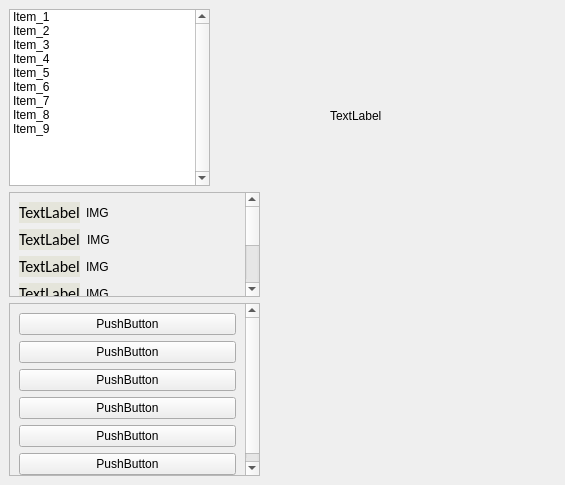
<?xml version="1.0" encoding="UTF-8"?>
<ui version="4.0">
 <class>MainWindow</class>
 <widget class="QMainWindow" name="MainWindow">
  <property name="geometry">
   <rect>
    <x>0</x>
    <y>0</y>
    <width>565</width>
    <height>485</height>
   </rect>
  </property>
  <property name="windowTitle">
   <string>MainWindow</string>
  </property>
  <widget class="QWidget" name="centralwidget">
   <widget class="QListWidget" name="listWidget">
    <property name="geometry">
     <rect>
      <x>9</x>
      <y>9</y>
      <width>201</width>
      <height>177</height>
     </rect>
    </property>
    <property name="frameShape">
     <enum>QFrame::StyledPanel</enum>
    </property>
    <property name="verticalScrollBarPolicy">
     <enum>Qt::ScrollBarAlwaysOn</enum>
    </property>
    <item>
     <property name="text">
      <string>Item_1</string>
     </property>
    </item>
    <item>
     <property name="text">
      <string>Item_2</string>
     </property>
    </item>
    <item>
     <property name="text">
      <string>Item_3</string>
     </property>
    </item>
    <item>
     <property name="text">
      <string>Item_4</string>
     </property>
    </item>
    <item>
     <property name="text">
      <string>Item_5</string>
     </property>
    </item>
    <item>
     <property name="text">
      <string>Item_6</string>
     </property>
    </item>
    <item>
     <property name="text">
      <string>Item_7</string>
     </property>
    </item>
    <item>
     <property name="text">
      <string>Item_8</string>
     </property>
    </item>
    <item>
     <property name="text">
      <string>Item_9</string>
     </property>
    </item>
   </widget>
   <widget class="QScrollArea" name="scrollArea">
    <property name="geometry">
     <rect>
      <x>9</x>
      <y>192</y>
      <width>251</width>
      <height>105</height>
     </rect>
    </property>
    <property name="sizePolicy">
     <sizepolicy hsizetype="Preferred" vsizetype="Preferred">
      <horstretch>0</horstretch>
      <verstretch>0</verstretch>
     </sizepolicy>
    </property>
    <property name="minimumSize">
     <size>
      <width>251</width>
      <height>0</height>
     </size>
    </property>
    <property name="verticalScrollBarPolicy">
     <enum>Qt::ScrollBarAlwaysOn</enum>
    </property>
    <property name="sizeAdjustPolicy">
     <enum>QAbstractScrollArea::AdjustToContentsOnFirstShow</enum>
    </property>
    <property name="widgetResizable">
     <bool>true</bool>
    </property>
    <widget class="QWidget" name="scrollAreaWidgetContents">
     <property name="geometry">
      <rect>
       <x>0</x>
       <y>0</y>
       <width>232</width>
       <height>193</height>
      </rect>
     </property>
     <layout class="QFormLayout" name="formLayout">
      <item row="1" column="0">
       <widget class="QLabel" name="label_13">
        <property name="sizePolicy">
         <sizepolicy hsizetype="Preferred" vsizetype="Preferred">
          <horstretch>0</horstretch>
          <verstretch>0</verstretch>
         </sizepolicy>
        </property>
        <property name="font">
         <font>
          <family>Calibri</family>
          <pointsize>12</pointsize>
         </font>
        </property>
        <property name="styleSheet">
         <string notr="true">background-color: rgb(229, 229, 219);
color: rgb(0, 0, 0);</string>
        </property>
        <property name="text">
         <string>TextLabel</string>
        </property>
       </widget>
      </item>
      <item row="2" column="0">
       <widget class="QLabel" name="label_14">
        <property name="font">
         <font>
          <family>Calibri</family>
          <pointsize>12</pointsize>
         </font>
        </property>
        <property name="styleSheet">
         <string notr="true">background-color: rgb(229, 229, 219);
color: rgb(0, 0, 0);</string>
        </property>
        <property name="text">
         <string>TextLabel</string>
        </property>
       </widget>
      </item>
      <item row="2" column="1">
       <widget class="QLabel" name="label_2">
        <property name="frameShadow">
         <enum>QFrame::Plain</enum>
        </property>
        <property name="lineWidth">
         <number>1</number>
        </property>
        <property name="text">
         <string>IMG</string>
        </property>
        <property name="indent">
         <number>1</number>
        </property>
       </widget>
      </item>
      <item row="3" column="0">
       <widget class="QLabel" name="label_15">
        <property name="font">
         <font>
          <family>Calibri</family>
          <pointsize>12</pointsize>
         </font>
        </property>
        <property name="styleSheet">
         <string notr="true">background-color: rgb(229, 229, 219);
color: rgb(0, 0, 0);</string>
        </property>
        <property name="text">
         <string>TextLabel</string>
        </property>
        <property name="buddy">
         <cstring>label_15</cstring>
        </property>
       </widget>
      </item>
      <item row="3" column="1">
       <widget class="QLabel" name="label_3">
        <property name="text">
         <string>IMG</string>
        </property>
       </widget>
      </item>
      <item row="4" column="0">
       <widget class="QLabel" name="label_16">
        <property name="font">
         <font>
          <family>Calibri</family>
          <pointsize>12</pointsize>
         </font>
        </property>
        <property name="styleSheet">
         <string notr="true">background-color: rgb(229, 229, 219);
color: rgb(0, 0, 0);</string>
        </property>
        <property name="text">
         <string>TextLabel</string>
        </property>
        <property name="buddy">
         <cstring>label_15</cstring>
        </property>
       </widget>
      </item>
      <item row="4" column="1">
       <widget class="QLabel" name="label_4">
        <property name="text">
         <string>IMG</string>
        </property>
       </widget>
      </item>
      <item row="5" column="0">
       <widget class="QLabel" name="label_17">
        <property name="font">
         <font>
          <family>Calibri</family>
          <pointsize>12</pointsize>
         </font>
        </property>
        <property name="styleSheet">
         <string notr="true">background-color: rgb(229, 229, 219);
color: rgb(0, 0, 0);</string>
        </property>
        <property name="text">
         <string>TextLabel</string>
        </property>
        <property name="buddy">
         <cstring>label_15</cstring>
        </property>
       </widget>
      </item>
      <item row="6" column="0">
       <widget class="QLabel" name="label_18">
        <property name="font">
         <font>
          <family>Calibri</family>
          <pointsize>12</pointsize>
         </font>
        </property>
        <property name="styleSheet">
         <string notr="true">background-color: rgb(229, 229, 219);
color: rgb(0, 0, 0);</string>
        </property>
        <property name="text">
         <string>TextLabel</string>
        </property>
        <property name="buddy">
         <cstring>label_15</cstring>
        </property>
       </widget>
      </item>
      <item row="6" column="1">
       <widget class="QLabel" name="label_6">
        <property name="text">
         <string>IMG</string>
        </property>
       </widget>
      </item>
      <item row="7" column="0">
       <widget class="QLabel" name="label_19">
        <property name="font">
         <font>
          <family>Calibri</family>
          <pointsize>12</pointsize>
         </font>
        </property>
        <property name="styleSheet">
         <string notr="true">background-color: rgb(229, 229, 219);
color: rgb(0, 0, 0);</string>
        </property>
        <property name="text">
         <string>TextLabel</string>
        </property>
        <property name="buddy">
         <cstring>label_15</cstring>
        </property>
       </widget>
      </item>
      <item row="7" column="1">
       <widget class="QLabel" name="label_7">
        <property name="text">
         <string>IMG</string>
        </property>
       </widget>
      </item>
      <item row="5" column="1">
       <widget class="QLabel" name="label_5">
        <property name="text">
         <string>IMG</string>
        </property>
       </widget>
      </item>
      <item row="1" column="1">
       <widget class="QLabel" name="label">
        <property name="text">
         <string>IMG</string>
        </property>
       </widget>
      </item>
     </layout>
    </widget>
   </widget>
   <widget class="QScrollArea" name="scrollArea_2">
    <property name="geometry">
     <rect>
      <x>9</x>
      <y>303</y>
      <width>251</width>
      <height>173</height>
     </rect>
    </property>
    <property name="sizePolicy">
     <sizepolicy hsizetype="Preferred" vsizetype="Preferred">
      <horstretch>0</horstretch>
      <verstretch>0</verstretch>
     </sizepolicy>
    </property>
    <property name="minimumSize">
     <size>
      <width>251</width>
      <height>0</height>
     </size>
    </property>
    <property name="verticalScrollBarPolicy">
     <enum>Qt::ScrollBarAlwaysOn</enum>
    </property>
    <property name="sizeAdjustPolicy">
     <enum>QAbstractScrollArea::AdjustToContentsOnFirstShow</enum>
    </property>
    <property name="widgetResizable">
     <bool>true</bool>
    </property>
    <widget class="QWidget" name="scrollAreaWidgetContents_2">
     <property name="geometry">
      <rect>
       <x>0</x>
       <y>0</y>
       <width>232</width>
       <height>186</height>
      </rect>
     </property>
     <layout class="QFormLayout" name="formLayout_2">
      <item row="1" column="0" colspan="2">
       <widget class="QPushButton" name="pushButton_2">
        <property name="text">
         <string>PushButton</string>
        </property>
       </widget>
      </item>
      <item row="2" column="0" colspan="2">
       <widget class="QPushButton" name="pushButton_3">
        <property name="text">
         <string>PushButton</string>
        </property>
       </widget>
      </item>
      <item row="4" column="0" colspan="2">
       <widget class="QPushButton" name="pushButton_6">
        <property name="text">
         <string>PushButton</string>
        </property>
       </widget>
      </item>
      <item row="5" column="0" colspan="2">
       <widget class="QPushButton" name="pushButton_5">
        <property name="text">
         <string>PushButton</string>
        </property>
       </widget>
      </item>
      <item row="3" column="0" colspan="2">
       <widget class="QPushButton" name="pushButton_4">
        <property name="text">
         <string>PushButton</string>
        </property>
       </widget>
      </item>
      <item row="0" column="0" colspan="2">
       <widget class="QPushButton" name="pushButton">
        <property name="sizePolicy">
         <sizepolicy hsizetype="Preferred" vsizetype="Preferred">
          <horstretch>0</horstretch>
          <verstretch>0</verstretch>
         </sizepolicy>
        </property>
        <property name="text">
         <string>PushButton</string>
        </property>
       </widget>
      </item>
     </layout>
    </widget>
   </widget>
   <widget class="QLabel" name="label_8">
    <property name="geometry">
     <rect>
      <x>330</x>
      <y>70</y>
      <width>111</width>
      <height>91</height>
     </rect>
    </property>
    <property name="text">
     <string>TextLabel</string>
    </property>
   </widget>
   <zorder>listWidget</zorder>
   <zorder>scrollArea</zorder>
   <zorder>scrollArea_2</zorder>
   <zorder>label</zorder>
   <zorder>pushButton_7</zorder>
   <zorder>pushButton_8</zorder>
   <zorder>pushButton_9</zorder>
   <zorder>pushButton_10</zorder>
   <zorder>pushButton_11</zorder>
   <zorder>label_8</zorder>
  </widget>
 </widget>
 <resources/>
 <connections/>
</ui>
